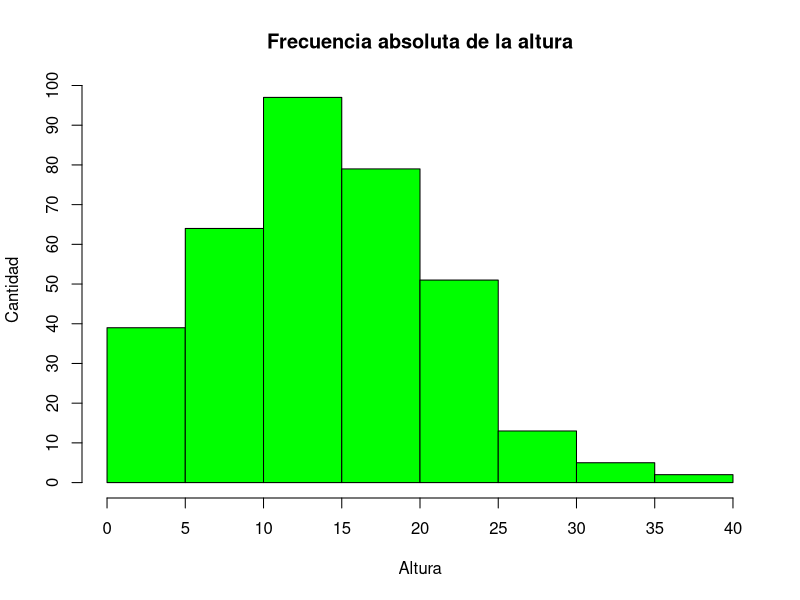
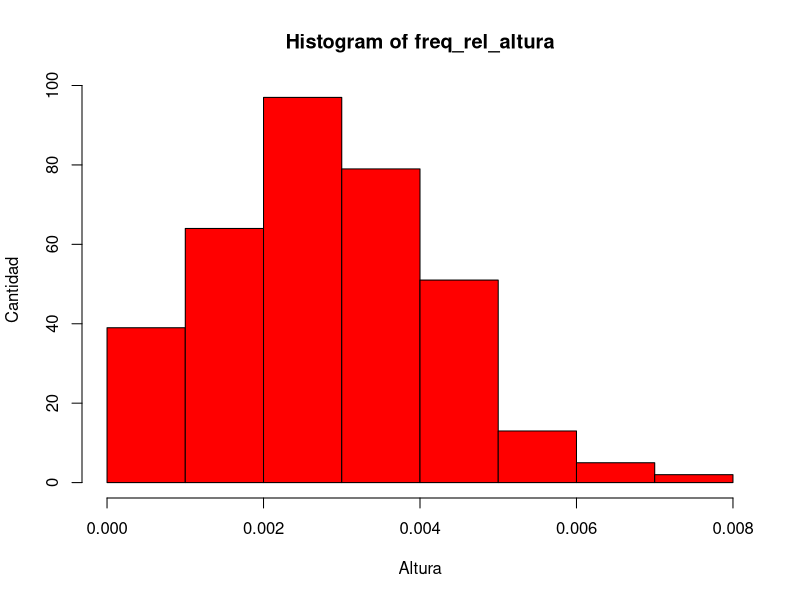
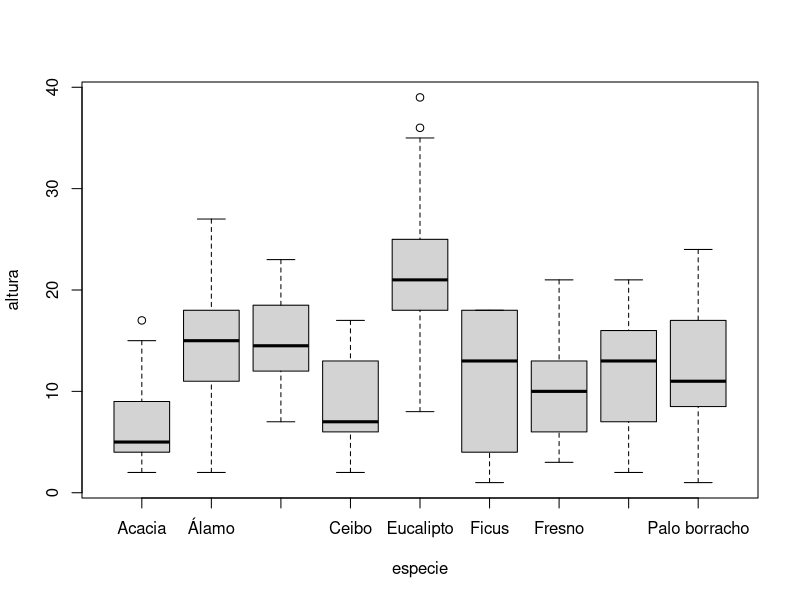
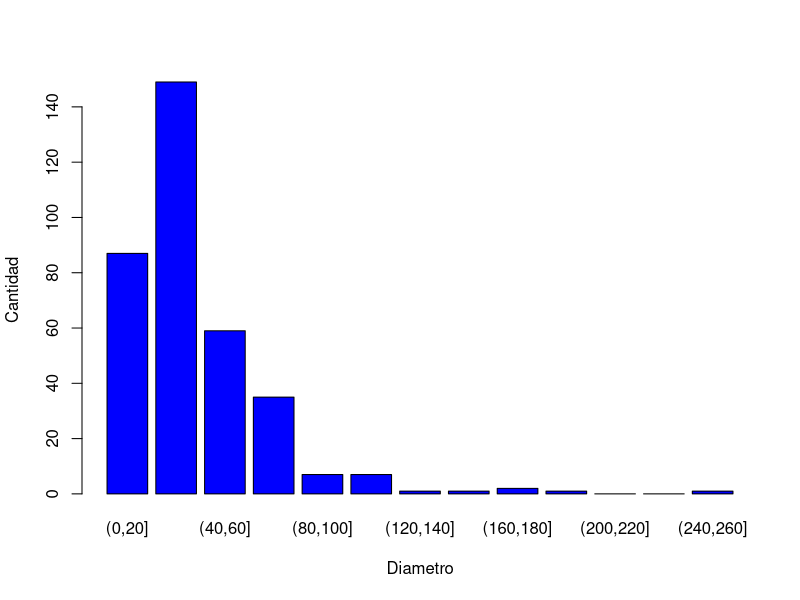

R code for these plots, in order: (Note: this script raises an error after producing the figures.)
#---------------------------------------PREGUNTAS-------------------------------------------------
# 2. como poner q se haga la suma acumulativa solamente de las primeras 3 columnas
# 3. cada cuanto tomar los intervalos (si tomo uno en especifico, los ultimos valores del 
# intervalo no los toma)

#-------------------------------------------------------------------------------------------------
library(readxl)
datos <- read_excel("Base4.xls", col_names = TRUE)
#acceder a las columnas por nombre
attach(datos) 
#length_interval = round(sqrt(altura))

#---------------------------------------ALTURA-------------------------------------------------

#--------------------------------------------
# tabla de frecuencia altura
breaks_altura = seq(0, 40, 5) # Intervalos para la tabla de freq

rango_altura = cut(altura, breaks = breaks_altura, right = TRUE)
freq_abs_altura = table(rango_altura)

freq_rel_altura = round(freq_abs_altura / 350, 4)
freq_abs_ac_altura = cumsum(freq_abs_altura)
freq_rel_ac_altura = cumsum(freq_rel_altura)
porc_altura = freq_rel_altura * 100
porc_ac_altura = freq_rel_ac_altura * 100
tabla_altura = cbind(freq_abs_altura, freq_rel_altura, porc_altura, freq_abs_ac_altura,
                     freq_rel_ac_altura, porc_ac_altura)
total_altura = apply(tabla_altura, 2, sum)
tabla_altura_total = rbind(tabla_altura, total_altura)
#--------------------------------------------

#mean(altura)
#median(altura)
# histograma de altura

hist(altura, breaks = 8, col = "green", ylab = "Cantidad",
    xlab = "Altura", main = "Frecuencia absoluta de la altura", axes = FALSE)
axis(1, at=breaks_altura)
axis(2, at=c(seq(0,100,10)))


freq_rel_altura = prop.table(altura)
freq_rel_acum_altura = cumsum(freq_rel_altura)
# histograma de frecuencia relativa altura
hist(freq_rel_altura, breaks = 8, col = "red", ylab = "Cantidad", xlab = "Altura",right = FALSE)





#---------------------------------------ESPECIE-------------------------------------------------
#grafico para las especies
especie_order = ordered(especie, levels = c("Ceibo", "Eucalipto", "Álamo", "Palo borracho",
                                      "Acacia", "Jacarandá", "Casuarina", "Ficus", "Fresno"))
freq_abs = table(especie_order)
freq_rel = prop.table(table(especie_order))
porc = freq_rel * 100
tabla = cbind(freq_abs, freq_rel, porc)
#--------------------------------------------
freq_abs_especie = table(especie_order)
# tabla de frecuencia especie
freq_rel_especie = round(freq_abs_especie / sum(freq_abs_especie), 9) # un 9 xq sino no da exacta la tabla
freq_abs_ac_especie = cumsum(freq_abs_especie)
freq_rel_ac_especie = cumsum(freq_rel_especie)
porc_especie = freq_rel_especie * 100
porc_ac_especie = freq_rel_ac_especie * 100
tabla_especie = cbind(freq_abs_especie, freq_rel_especie, porc_especie)
total = apply(tabla_especie, 2, sum)
tabla_especie_total = rbind(tabla_especie, total)
tabla_especie_total2 = rbind(tabla_especie)
#--------------------------------------------

boxplot(altura~especie)

#---------------------------------------DIAMETRO-------------------------------------------------
# tabla de frecuencia diametro
breaks_diametro = seq(0, max(diametro), 20) # Intervalos para la tabla de freq
rango_diametro = cut(diametro, breaks = breaks_diametro, right = TRUE)
freq_abs_diametro = table(rango_diametro)
freq_rel_diametro = round(freq_abs_diametro / sum(freq_abs_diametro), 4)
freq_abs_ac_diametro = cumsum(freq_abs_diametro)
freq_rel_ac_diametro = cumsum(freq_rel_diametro)
porc_diametro = freq_rel_diametro * 100
porc_ac_diametro = freq_rel_ac_diametro * 100
tabla_diametro = cbind(freq_abs_diametro, freq_rel_diametro, porc_diametro, freq_abs_ac_diametro,
                     freq_rel_ac_diametro, porc_ac_diametro)
total_diametro = apply(tabla_diametro, 2, sum)
tabla_diametro_total = rbind(tabla_diametro, total_diametro)
#--------------------------------------------
tallo_y_hoja_diametro = barplot(freq_abs_diametro, col = "blue", ylab = "Cantidad", xlab = "Diametro")

#---------------------------------------INCLINACION-------------------------------------------------
# tabla de frecuencia inclinacion
breaks_inclinacion = seq(0, max(inclinacion), 5) # Intervalos para la tabla de freq
rango_inclinacion = cut(inclinacion, breaks = breaks_inclinacion, right = TRUE)
freq_abs_inclinacion = table(rango_inclinacion)
freq_rel_inclinacion = round(freq_abs_inclinacion / sum(freq_abs_inclinacion), 4)
freq_abs_ac_inclinacion = cumsum(freq_abs_inclinacion)
freq_rel_ac_inclinacion = cumsum(freq_rel_inclinacion)
porc_inclinacion = freq_rel_inclinacion * 100
porc_ac_inclinacion = freq_rel_ac_inclinacion * 100
tabla_inclinacion = cbind(freq_abs_inclinacion, freq_rel_inclinacion, porc_inclinacion, freq_abs_ac_inclinacion,
                       freq_rel_ac_inclinacion, porc_ac_inclinacion)
total_inclinacion = apply(tabla_inclinacion, 2, sum)
tabla_inclinacion_total = rbind(tabla_inclinacion, total_inclinacion)




dotchart(freq_abs_inclinacion)
barplot(freq_abs_inclinacion)
## FALTA GRAFICO






#---------------------------------------ORIGEN-------------------------------------------------
#grafico para las origen
origen_order = ordered(origen, levels = c("Nativo/Aut¾ctono", "Ex¾tico"))
freq_abs_origen = table(origen_order)
freq_rel_origen = prop.table(table(origen_order))
porc = freq_rel_origen * 100
tabla_origen = cbind(freq_abs_origen, freq_rel_origen, porc)

freq_abs_origen = table(origen_order)
# tabla de frecuencia origen
freq_rel_origen = round(freq_abs_origen / sum(freq_abs_origen), 9) # un 9 xq sino no da exacta la tabla
freq_abs_ac_origen = cumsum(freq_abs_origen)
freq_rel_ac_origen = cumsum(freq_rel_origen)
porc_origen = freq_rel_origen * 100
porc_ac_origen = freq_rel_ac_origen * 100
tabla_origen = cbind(freq_abs_origen, freq_rel_origen, porc_origen)
total_origen = apply(tabla_origen, 2, sum)
tabla_origen_total = rbind(tabla_origen, total)

#grafico de torta para el origen
colores = c("red", "blue")

porcentajes <- round(freq_rel_origen *100, 1)
etiquetas_origen = c("Nativo Autoctono", "Exotico")
pie(freq_rel_origen, labels = paste(etiquetas_origen, porcentajes, "%"), col = colores)

#pie(freq_abs_origen, col = colores)

#---------------------------------------BROTES-------------------------------------------------
# tabla de frecuencia brotes
breaks_brotes = seq.int(min(brotes), max(brotes), 1) # Intervalos para la tabla de freq
#breaks_brotes = c(1:max(brotes), 1)
rango_brotes = cut(brotes, breaks = breaks_brotes, right = TRUE)
freq_abs_brotes = table(rango_brotes)
freq_rel_brotes = round(freq_abs_brotes / sum(freq_abs_brotes), 4)
freq_abs_ac_brotes = cumsum(freq_abs_brotes)
freq_rel_ac_brotes = cumsum(freq_rel_brotes)
porc_brotes = freq_rel_brotes * 100
porc_ac_brotes = freq_rel_ac_brotes * 100
tabla_brotes = cbind(freq_abs_brotes, freq_rel_brotes, porc_brotes, freq_abs_ac_brotes,
                          freq_rel_ac_brotes, porc_ac_brotes)
total_brotes = apply(tabla_brotes, 2, sum)
tabla_brotes_total = rbind(tabla_brotes, total_brotes)

barplot(freq_rel_brotes)


#---------------------------------------comparar brotes con diametro-------------------------------------------------
# Crear los datos
datos1 <- c(10, 20, 30, 40, 50)
datos2 <- c(100, 200, 300, 400, 500)
nombres <- c("A", "B", "C", "D", "E")

# Crear el gráfico de barras agrupadas
barplot(
  #rbind(datos1, datos2),
  rbind(freq_rel_diametro, freq_rel_altura),
  beside = TRUE,
  names.arg = nombres,
  ylab = "Datos 1 / Datos 2",
  col = c("blue", "red")
)
legend("topright", legend = c("Datos 1", "Datos 2"), fill = c("blue", "red"))
